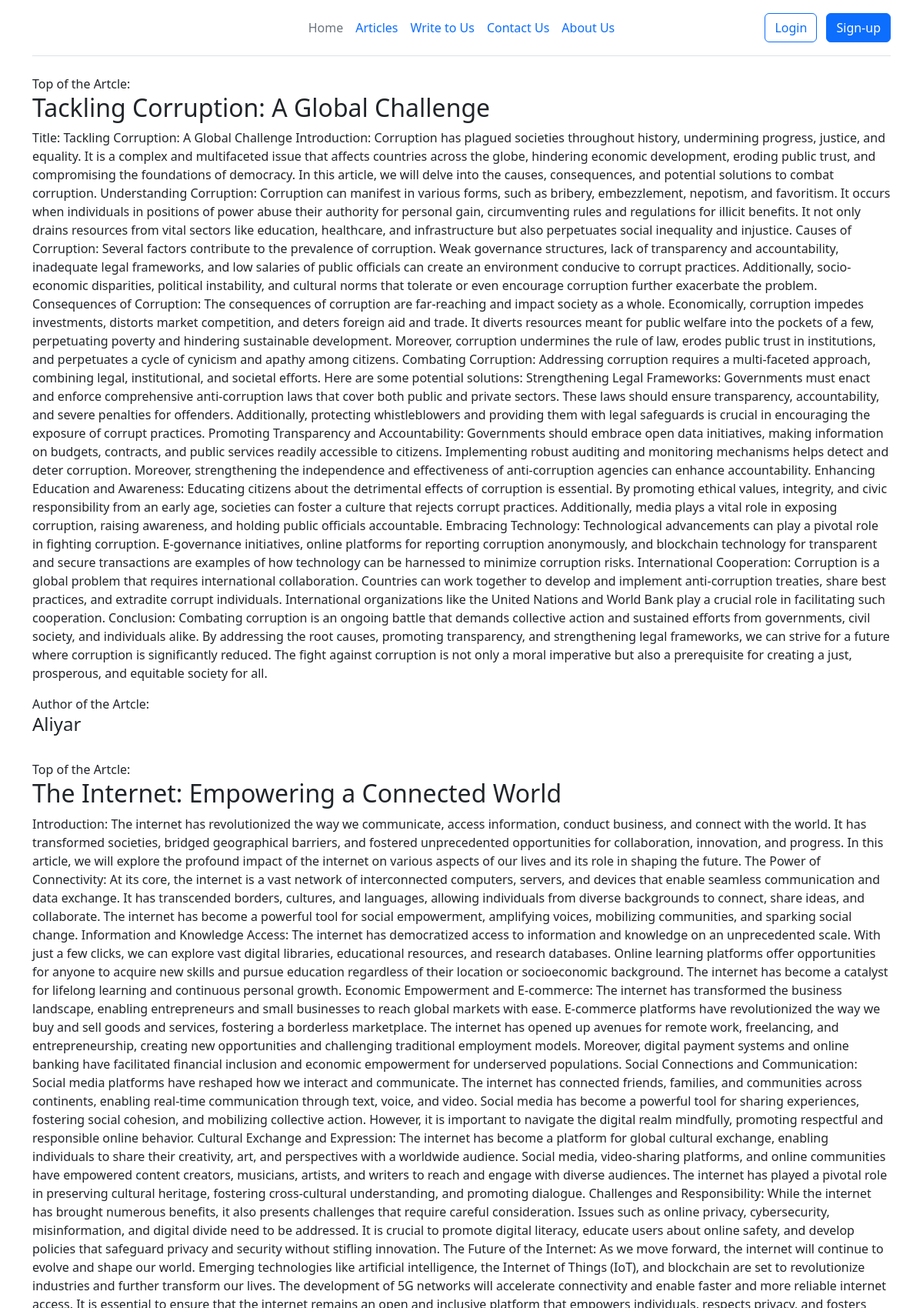
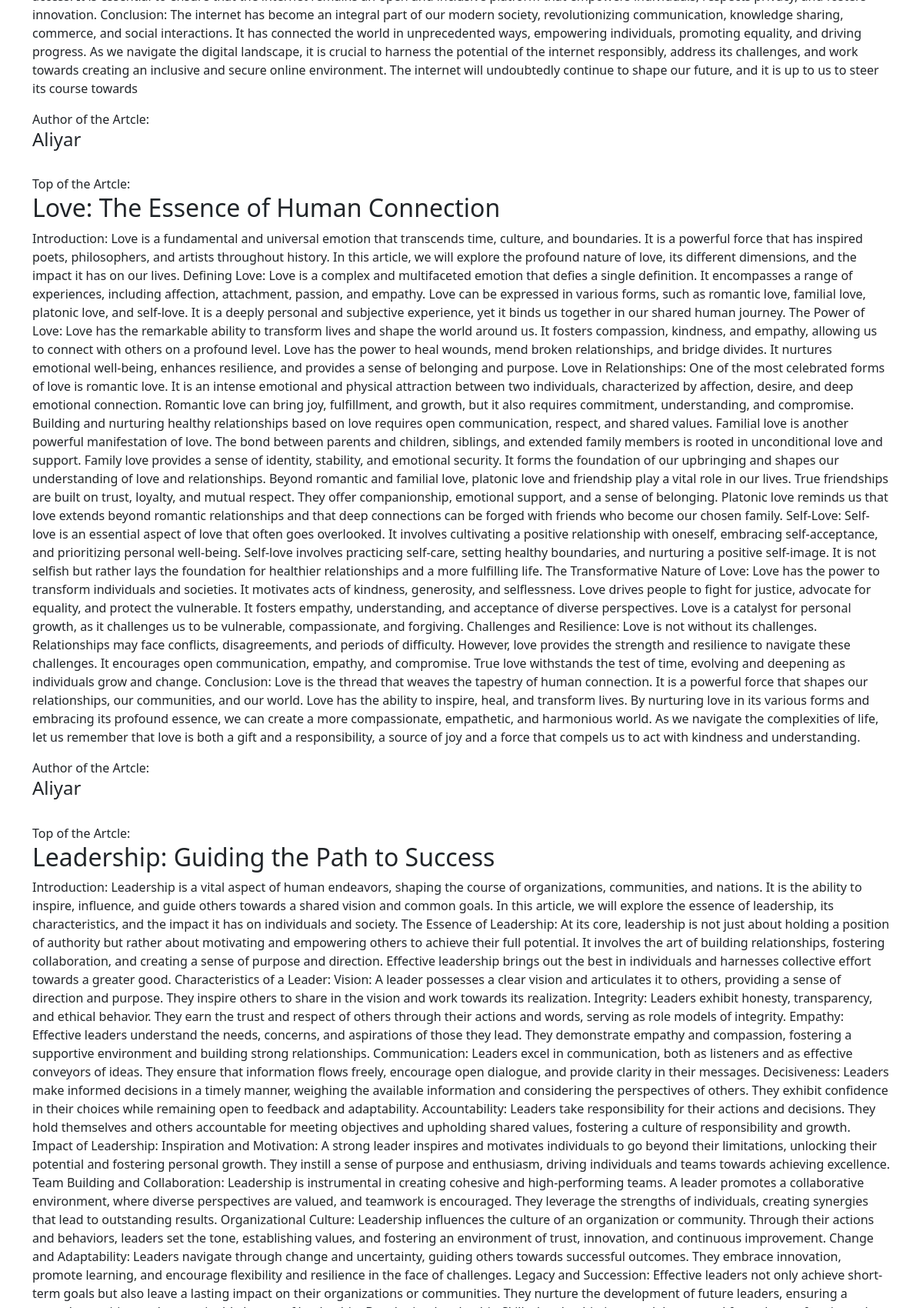
The page /articles (upper part) on the database its author committed (2 pictures, top to bottom).
### blogapp/models.py (models this page shows)
class WriteToUs(models.Model):
    title = models.CharField(max_length=100)
    author = models.CharField(max_length=100, default='Aliyar')
    artile = models.TextField()

### blogapp/views.py (the view)
# urls.py: path('articles',views.articles, name='articles'),
def articles(request):
    articles =  WriteToUs.objects.all()
    context ={
        'articles':articles,
    }
    return render(request, 'articles.html', context)

### templates/articles.html
{% extends 'base.html' %}
{% block content %}
{% for article in articles %}
<div class = 'container'>
  Top of the Artcle: <h2>{{article.title}}</h2>
  <p>{{article.artile}}</p>
  Author of the Artcle:<h4>{{article.author}}</h4> <br />
</div>
{% endfor %}
{% endblock content %}

### templates/base.html
{% include 'header.html' %}
{% block content %}
{% endblock  %}
{% include 'footer.html' %}

### templates/header.html (shortened to what this page needs)
<!DOCTYPE html>
<html lang="en">
  <head>
    <link
      href="https://cdn.jsdelivr.net/npm/bootstrap@5.3.0/dist/css/bootstrap.min.css"
      rel="stylesheet"
    />
  </head>
  <body>
    <div class="container">
      <header class="d-flex flex-wrap align-items-center justify-content-center justify-content-md-between py-3 mb-4 border-bottom">
        <div class="col-md-3 mb-2 mb-md-0">
          <a href="/" class="d-inline-flex link-body-emphasis text-decoration-none">
            <svg class="bi" width="40" height="32" role="img" aria-label="Bootstrap"><use xlink:href="#bootstrap"></use></svg>
          </a>
        </div>
        <ul class="nav col-12 col-md-auto mb-2 justify-content-center mb-md-0">
          <li><a href="/" class="nav-link px-2 link-secondary">Home</a></li>
          <li><a href="articles" class="nav-link px-2">Articles</a></li>
          <li><a href="writeus" class="nav-link px-2">Write to Us</a></li>
          <li><a href="contact" class="nav-link px-2">Contact Us</a></li>
          <li><a href="about" class="nav-link px-2">About Us</a></li>
        </ul>
        <div class="col-md-3 text-end">
          <button onclick = "window.location='login'" type="button" class="btn btn-outline-primary me-2">Login</button>
          <button onclick="window.location='signup';" type="button" class="btn btn-primary">Sign-up</button>
        </div>
      </header>
    </div>
  </body>
</html>

### templates/footer.html (shortened to what this page needs)
<!DOCTYPE html>
<html lang="en">
  <head>
    <link
      href="https://cdn.jsdelivr.net/npm/bootstrap@5.3.0/dist/css/bootstrap.min.css"
      rel="stylesheet"
    />
  </head>
  <body>
  </body>
</html>

### rows shown on the page
WriteToUs: title "Tackling Corruption: A Global Challenge", artile "Title: Tackling Corruption: A Global Challenge Introduction: Corruption has plagued societies throughout history, undermining progress, justice, and equality. It is a complex and multifaceted issue that affects countries across the globe, hindering economic development, eroding public trust, and compromising the foundations of democracy. In this article, we will delve into the causes, consequences, and potential solutions to combat corruption. Understanding Corruption: Corruption can manifest in various forms, such as bribery, embezzlement, nepotism, and favoritism. It occurs when individuals in positions of power abuse their authority for personal gain, circumventing rules and regulations…", author "Aliyar"
WriteToUs: title "The Internet: Empowering a Connected World", artile "Introduction: The internet has revolutionized the way we communicate, access information, conduct business, and connect with the world. It has transformed societies, bridged geographical barriers, and fostered unprecedented opportunities for collaboration, innovation, and progress. In this article, we will explore the profound impact of the internet on various aspects of our lives and its role in shaping the future. The Power of Connectivity: At its core, the internet is a vast network of interconnected computers, servers, and devices that enable seamless communication and data exchange. It has transcended borders, cultures, and languages, allowing individuals from diverse backgrounds to…", author "Aliyar"
WriteToUs: title "Love: The Essence of Human Connection", artile "Introduction: Love is a fundamental and universal emotion that transcends time, culture, and boundaries. It is a powerful force that has inspired poets, philosophers, and artists throughout history. In this article, we will explore the profound nature of love, its different dimensions, and the impact it has on our lives. Defining Love: Love is a complex and multifaceted emotion that defies a single definition. It encompasses a range of experiences, including affection, attachment, passion, and empathy. Love can be expressed in various forms, such as romantic love, familial love, platonic love, and self-love. It is a deeply personal and subjective experience, yet it binds us together in our…", author "Aliyar"
WriteToUs: title "Leadership: Guiding the Path to Success"
